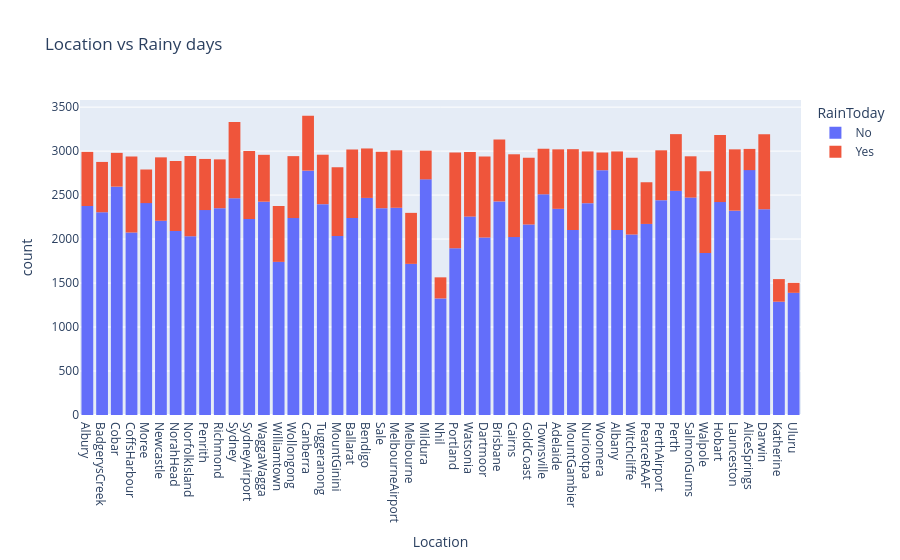

Write notebook code for a chart like this one.
### Code cell
px.histogram(raw_df, 
             x = 'Location', 
             title = 'Location vs Rainy days', color = 'RainToday')

### Figure 1 — Plotly figure (JSON) as saved in the notebook; plotly's stock layout.template omitted (floating-point values rounded to 4 significant figures; data arrays with more than 128 entries replaced by an {"elided": "..."} marker saying what was removed)
{"data": [{"bingroup": "x", "hovertemplate": "RainToday=No<br>Location=%{x}<br>count=%{y}<extra></extra>", "legendgroup": "No", "marker": {"color": "#636efa", "pattern": {"shape": ""}}, "name": "No", "orientation": "v", "showlegend": true, "type": "histogram", "x": {"elided": "109332 str values"}, "xaxis": "x", "yaxis": "y"}, {"bingroup": "x", "hovertemplate": "RainToday=Yes<br>Location=%{x}<br>count=%{y}<extra></extra>", "legendgroup": "Yes", "marker": {"color": "#EF553B", "pattern": {"shape": ""}}, "name": "Yes", "orientation": "v", "showlegend": true, "type": "histogram", "x": {"elided": "31455 str values"}, "xaxis": "x", "yaxis": "y"}], "layout": {"barmode": "relative", "legend": {"title": {"text": "RainToday"}, "tracegroupgap": 0}, "title": {"text": "Location vs Rainy days"}, "xaxis": {"anchor": "y", "domain": [0, 1], "title": {"text": "Location"}}, "yaxis": {"anchor": "x", "domain": [0, 1], "title": {"text": "count"}}}}
